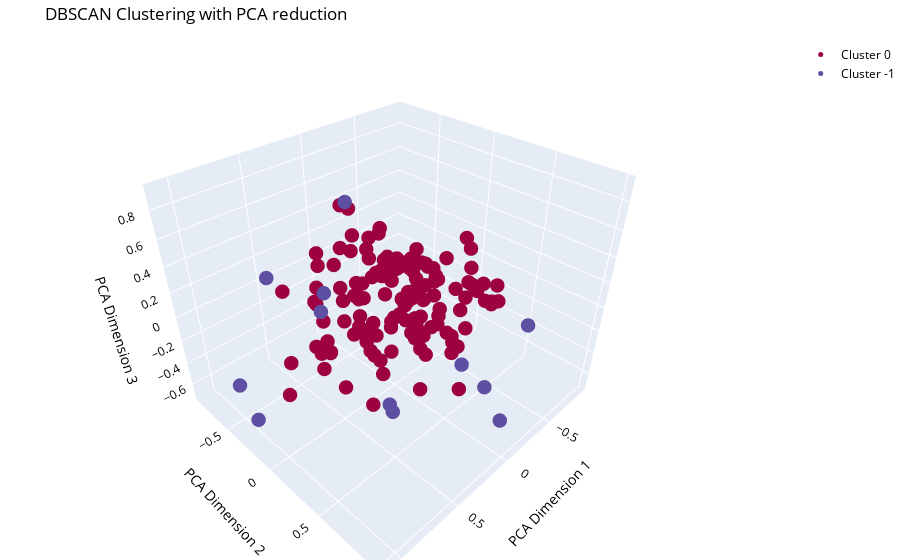

Here is the notebook cell this chart was saved with:
### Code cell
# Set epsilon according to the k-distance plot
epsilon = 0.35

# Apply DBSCAN with the adjusted parameters
db = DBSCAN(eps=epsilon, min_samples=minPts).fit(X_pca)

# Visualization of the clusters in 3D
labels = db.labels_
unique_labels = set(labels)

# Crear un mapa de colores usando la paleta Spectral
colors = px.colors.diverging.Spectral

# Crear una gráfica 3D interactiva con una leyenda personalizada
fig = go.Figure()

for label in unique_labels:
    label_mask = (labels == label)
    fig.add_trace(go.Scatter3d(
        x=X_pca[label_mask, 0],
        y=X_pca[label_mask, 1],
        z=X_pca[label_mask, 2],
        mode='markers',
        marker=dict(size=5, color=colors[label % len(colors)]),
        name=f'Cluster {label}'
    ))

fig.update_layout(
    title='DBSCAN Clustering with PCA reduction',
    scene=dict(
        xaxis_title='PCA Dimension 1',
        yaxis_title='PCA Dimension 2',
        zaxis_title='PCA Dimension 3',
        xaxis=dict(title_font=dict(color='black'), tickfont=dict(color='black')),
        yaxis=dict(title_font=dict(color='black'), tickfont=dict(color='black')),
        zaxis=dict(title_font=dict(color='black'), tickfont=dict(color='black'))
    ),
    margin=dict(l=0, r=0, b=0, t=40),
    title_font=dict(color='black'),
    font=dict(color='black'),
    legend=dict(
        title_font=dict(color='black'),
        font=dict(color='black'),
        yanchor='top',
        y=1,
        xanchor='left',
        x=1.02,
        orientation='v'  # Vertical
    )
)

fig.show()

### Figure 1 — Plotly figure (JSON) as saved in the notebook; plotly's stock layout.template omitted (floating-point values rounded to 4 significant figures; data arrays with more than 128 entries replaced by an {"elided": "..."} marker saying what was removed)
{"data": [{"marker": {"color": "rgb(158,1,66)", "size": 5}, "mode": "markers", "name": "Cluster 0", "type": "scatter3d", "x": {"elided": "136 float values"}, "y": {"elided": "136 float values"}, "z": {"elided": "136 float values"}}, {"marker": {"color": "rgb(94,79,162)", "size": 5}, "mode": "markers", "name": "Cluster -1", "type": "scatter3d", "x": [0.6494, 0.7147, 0.3301, 1.09, 0.4103, 0.7937, 0.1396, -0.09811, 0.6874, 0.6897, -0.2198, 1.035], "y": [0.05504, 0.0992, 0.8578, -0.159, 0.001159, 0.7714, 0.8993, 0.9918, -0.4881, 0.643, 0.8177, -0.433], "z": [0.4293, 0.3508, 0.1756, -0.4544, 0.9163, 0.07145, -0.0968, 0.2948, 0.3019, -0.0366, -0.7061, -0.3705]}], "layout": {"font": {"color": "black"}, "legend": {"font": {"color": "black"}, "orientation": "v", "title": {"font": {"color": "black"}}, "x": 1.02, "xanchor": "left", "y": 1, "yanchor": "top"}, "margin": {"b": 0, "l": 0, "r": 0, "t": 40}, "scene": {"xaxis": {"tickfont": {"color": "black"}, "title": {"font": {"color": "black"}, "text": "PCA Dimension 1"}}, "yaxis": {"tickfont": {"color": "black"}, "title": {"font": {"color": "black"}, "text": "PCA Dimension 2"}}, "zaxis": {"tickfont": {"color": "black"}, "title": {"font": {"color": "black"}, "text": "PCA Dimension 3"}}}, "title": {"font": {"color": "black"}, "text": "DBSCAN Clustering with PCA reduction"}}}
